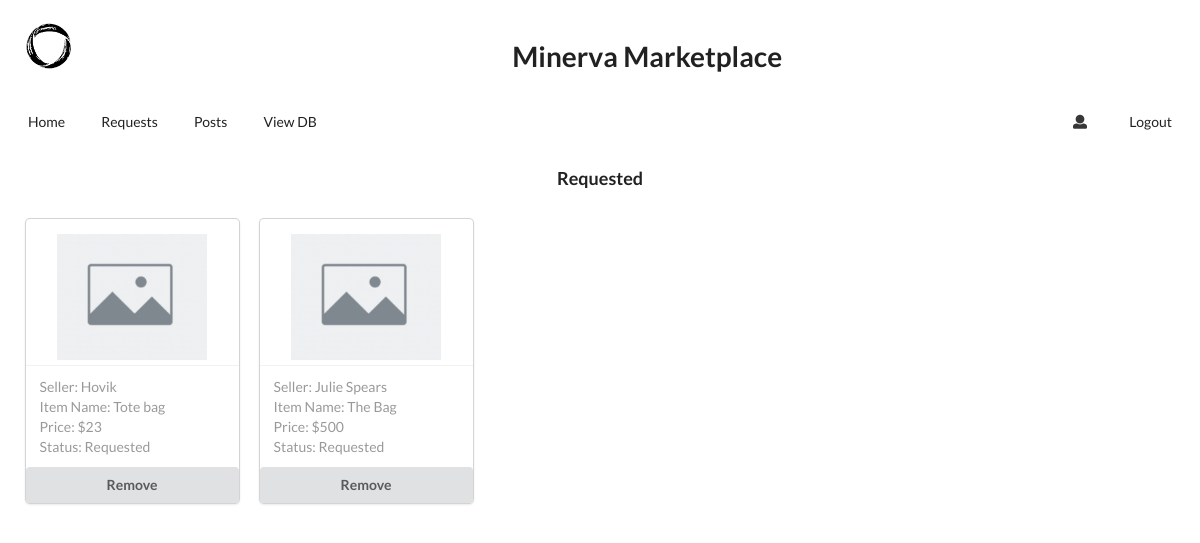
The app's page /my_items_reqs (signed in) with its own data.
### app.py (models this page shows, shortened)
class Items(db.Model):
    item_id = db.Column(db.Integer, primary_key = True)
    requester_id = db.Column(db.Integer)
    poster_id = db.Column(db.Integer)
    item_status = db.Column(db.String(100))
    item_name = db.Column(db.String(100))
    item_location = db.Column(db.String(100))
    item_category = db.Column(db.String(100))
    item_description = db.Column(db.String(100))
    item_shelflife = db.Column(db.String(100))
    item_state = db.Column(db.String(100))
    date_posted = db.Column(db.DateTime, default=datetime.datetime.utcnow)
    item_price = db.Column(db.String(100))
    item_pic = db.Column(db.String(100))

class Users(db.Model):
    user_id = db.Column(db.Integer, primary_key = True)
    user_name = db.Column(db.String(100))
    user_email = db.Column(db.String(100))
    user_phone_no = db.Column(db.String(100))
    user_class = db.Column(db.String(100))
    user_about_me = db.Column(db.String(100))
    user_city = db.Column(db.String(100))
    user_pmoc = db.Column(db.String(100))
    user_oci = db.Column(db.String(100))
    user_profile_pic = db.Column(db.String(100))
    password = db.Column(db.String(100))

### app.py (the view)
@app.route("/my_items_reqs", methods = ["POST", "GET"])
def my_items_reqs():
    if "user_email" not in session:
        flash("You need to log in!")
        return redirect(url_for("login"))
    user_id = Users.query.filter_by(user_email=session["user_email"]).first().user_id
    all_statuses = db.session.query(Items.item_id, Items.item_name, Items.item_price, Items.item_status, Users.user_name).\
        join(Users, Users.user_id == Items.poster_id, isouter=True).\
        filter(Items.requester_id == user_id).\
        order_by(Items.date_posted.desc()).all()
    all_items = [("Requested", []), ("Approved", [])]
    for item in all_statuses:
        if item.item_status == "R":
            all_items[0][1].append(item)
        elif item.item_status == "A":
            all_items[1][1].append(item)
    return render_template("my_items_reqs.html", all_items=all_items)

### templates/my_items_reqs.html (shortened to what this page needs)
{% extends "base.html" %}
{% block body %}
    {% for status, items in all_items %}
        {% if items %}
            <div class="ui basic center aligned segment">
                <h3 class="ui header">{{status}}</h3>
            </div>
            <div class="ui five cards" style="margin-left: 15px; margin-right: 15px;">
                {% for item in items %}
                    <div class="card">
                        <a href="{{ url_for('view_item', id=item.item_id) }}">
                            <img class="ui small centered image" src="/static/placeholder.png" style="margin-top: 15px; margin-bottom: 5px;">
                        </a>
                        <div class="extra">
                            Seller: {{item.user_name}} <br>
                            Item Name: {{item.item_name}} <br>
                            Price: {{item.item_price}} <br>
                            Status: {{status}} <br>
                        </div>
                        <a href="{{ url_for('unreq', id=item.item_id) }}">
                            <button class="ui fluid button">Remove</button>
                        </a>
                    </div>
                {% endfor %}
            </div>
        {% endif %}
    {% endfor %}
{% endblock %}

### records on screen
Items: user_name "Hovik", item_name "Tote bag", item_price "$23", status "Requested"
Items: user_name "Julie Spears", item_name "The Bag", item_price "$500", status "Requested"

### other values on screen
{{ status }} "Requested"
